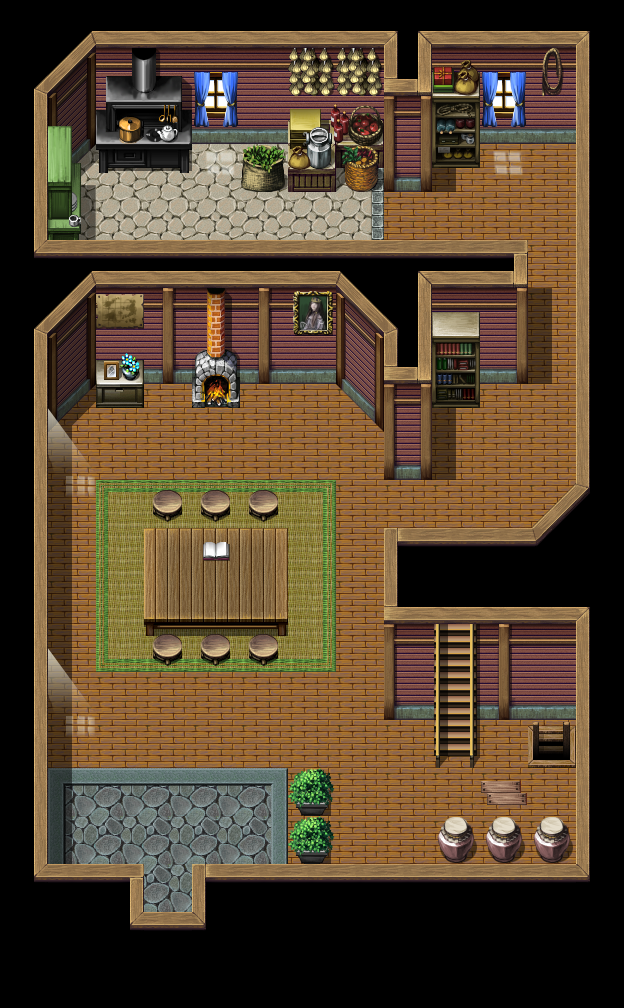

Tiled map render using the project's own tile images. Description and the map definition, with tile-layer contents summarised, below:
An orthogonal 26x42 tile map with 24x24 px tiles, 9 tile layers (under0_none, under1_ground, under2_fire, under3_objects, ...), 7 tilesets and 35 objects (2x hero_s_hometown, 2x hero_s_hometown_chief_s_house_2f, 2x hero_s_hometown_chief_s_house_b1).

<map version="1.2" tiledversion="1.2.3" orientation="orthogonal" renderorder="right-down" width="26" height="42" tilewidth="24" tileheight="24" infinite="0" nextlayerid="23" nextobjectid="45">
 <tileset firstgid="1" name="hero_s_hometown_chief_s_house" tilewidth="24" tileheight="24" tilecount="832" columns="32">
  <image source="tilesets/hero_s_hometown_chief_s_house.png" width="768" height="624" />
 </tileset>
 <tileset firstgid="833" source="tilesets/fsm_flame03.tsx" />
 <tileset firstgid="1601" source="tilesets/fsm_inside01_b.tsx" />
 <tileset firstgid="2625" source="tilesets/fsm_inside01_c.tsx" />
 <tileset firstgid="3649" source="tilesets/fsm_inside01_d.tsx" />
 <tileset firstgid="4673" source="tilesets/fsm_inside01_f.tsx" />
 <tileset firstgid="4729" source="tilesets/fsm_inside01_e.tsx" />
 <layer id="14" name="under0_none" width="26" height="42">
  <data>[1092 cells, 0 non-empty, 0 distinct tile ids]</data>
 </layer>
 <layer id="15" name="under1_ground" width="26" height="42">
  <data>[1092 cells, 991 non-empty, 272 distinct tile ids]</data>
 </layer>
 <layer id="16" name="under2_fire" width="26" height="42">
  <data>[1092 cells, 4 non-empty, 4 distinct tile ids]</data>
 </layer>
 <layer id="17" name="under3_objects" width="26" height="42">
  <data>[1092 cells, 17 non-empty, 13 distinct tile ids]</data>
 </layer>
 <layer id="18" name="under4_objects" width="26" height="42">
  <data>[1092 cells, 2 non-empty, 2 distinct tile ids]</data>
 </layer>
 <layer id="19" name="under5_none" width="26" height="42">
  <data>[1092 cells, 0 non-empty, 0 distinct tile ids]</data>
 </layer>
 <layer id="20" name="over6_objects" width="26" height="42">
  <data>[1092 cells, 112 non-empty, 17 distinct tile ids]</data>
 </layer>
 <layer id="21" name="over7_none" width="26" height="42">
  <data>[1092 cells, 0 non-empty, 0 distinct tile ids]</data>
 </layer>
 <layer id="22" name="over8_none" width="26" height="42">
  <data>[1092 cells, 0 non-empty, 0 distinct tile ids]</data>
 </layer>
 <objectgroup color="#aa0000" id="11" name="collision_layer">
  <object id="4" x="192" y="888" width="432" height="120" />
  <object id="5" x="0" y="888" width="144" height="120" />
  <object id="6" x="576" y="0" width="48" height="888" />
  <object id="8" x="0" y="0" width="48" height="888" />
  <object id="9" x="48" y="0" width="528" height="144" />
  <object id="10" x="384" y="552" width="48" height="168" />
  <object id="11" x="480" y="552" width="96" height="168" />
  <object id="12" x="432" y="552" width="48" height="72" />
  <object id="13" x="552" y="528" width="24" height="24" />
  <object id="14" x="288" y="768" width="48" height="96" />
  <object id="15" x="432" y="816" width="144" height="48" />
  <object id="16" x="144" y="480" width="144" height="192" />
  <object id="17" x="48" y="264" width="480" height="120" />
  <object id="18" x="384" y="384" width="48" height="96" />
  <object id="19" x="432" y="384" width="48" height="24" />
  <object id="24" x="336" y="384" width="48" height="24" />
  <object id="25" x="360" y="408" width="24" height="24" />
  <object id="27" x="48" y="384" width="96" height="24" />
  <object id="28" x="48" y="408" width="24" height="24" />
  <object id="29" x="192" y="384" width="48" height="24" />
  <object id="30" x="240" y="144" width="192" height="48" />
  <object id="32" x="432" y="144" width="48" height="24" />
  <object id="33" x="96" y="144" width="96" height="24" />
  <object id="34" x="48" y="144" width="48" height="96" />
  <object id="35" x="432" y="720" height="48" />
  <object id="36" x="480" y="720" height="48" />
  <object id="37" x="528" y="768" width="48" />
  <object id="38" x="528" y="744" height="24" />
  <object id="44" x="144" y="960" width="48" height="48" />
 </objectgroup>
 <objectgroup color="#55aaff" id="12" name="spawn_layer">
  <object id="2" name="hero_s_hometown" x="144" y="912" width="48" height="24" />
  <object id="41" name="hero_s_hometown_chief_s_house_2f" x="432" y="648" width="48" height="24" />
  <object id="42" name="hero_s_hometown_chief_s_house_b1" x="528" y="720" width="48" height="24" />
 </objectgroup>
 <objectgroup color="#ffff7f" id="13" name="portal_layer">
  <object id="3" name="hero_s_hometown" x="144" y="936" width="48" height="24" />
  <object id="39" name="hero_s_hometown_chief_s_house_2f" x="432" y="624" width="48" height="24" />
  <object id="43" name="hero_s_hometown_chief_s_house_b1" x="528" y="744" width="48" height="24" />
 </objectgroup>
</map>
